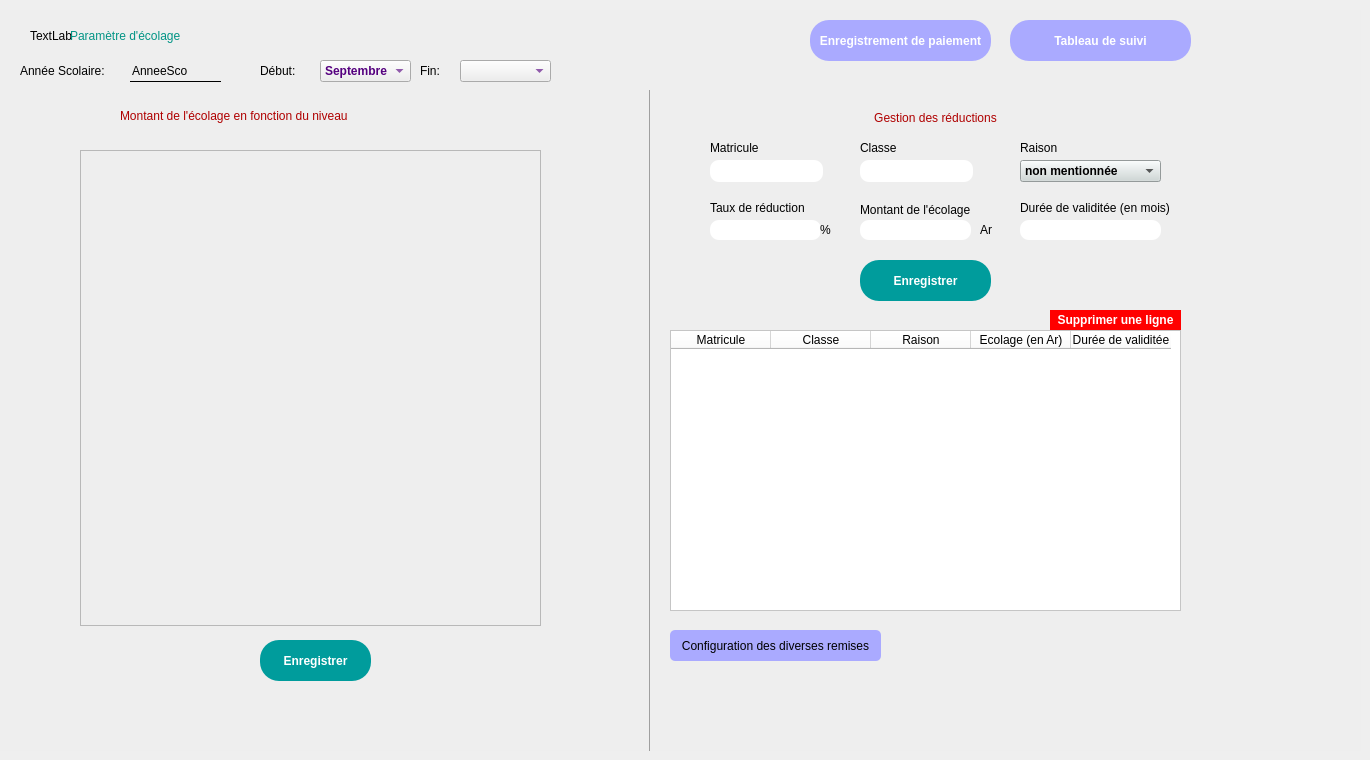
    <widget class="QWidget" name="page_6">
     <widget class="QWidget" name="widget_7" native="true">
      <property name="geometry">
       <rect>
        <x>0</x>
        <y>10</y>
        <width>651</width>
        <height>741</height>
       </rect>
      </property>
      <property name="styleSheet">
       <string notr="true">background-color: rgb(238, 238, 238);</string>
      </property>
      <widget class="QTableView" name="tableauParametre">
       <property name="geometry">
        <rect>
         <x>80</x>
         <y>140</y>
         <width>461</width>
         <height>476</height>
        </rect>
       </property>
       <property name="styleSheet">
        <string notr="true"/>
       </property>
      </widget>
      <widget class="QLineEdit" name="annee2">
       <property name="geometry">
        <rect>
         <x>130</x>
         <y>50</y>
         <width>91</width>
         <height>22</height>
        </rect>
       </property>
       <property name="styleSheet">
        <string notr="true">font: 700 13pt &quot;Segoe UI&quot;;
background-color: rgb(238, 238, 238);
border: none;
border-bottom: 1px solid black;</string>
       </property>
       <property name="text">
        <string>AnneeSco</string>
       </property>
      </widget>
      <widget class="QLabel" name="label_8">
       <property name="geometry">
        <rect>
         <x>120</x>
         <y>90</y>
         <width>381</width>
         <height>31</height>
        </rect>
       </property>
       <property name="styleSheet">
        <string notr="true">font: 700 13pt &quot;Segoe UI&quot;;
color: rgb(175, 0, 0);</string>
       </property>
       <property name="text">
        <string>Montant de l'écolage en fonction du niveau</string>
       </property>
      </widget>
      <widget class="QLabel" name="label_9">
       <property name="geometry">
        <rect>
         <x>70</x>
         <y>10</y>
         <width>281</width>
         <height>31</height>
        </rect>
       </property>
       <property name="styleSheet">
        <string notr="true">font: 700 16pt &quot;Segoe UI&quot;;
color: #029485;</string>
       </property>
       <property name="text">
        <string>Paramètre d'écolage</string>
       </property>
      </widget>
      <widget class="QLabel" name="setting">
       <property name="geometry">
        <rect>
         <x>30</x>
         <y>10</y>
         <width>41</width>
         <height>31</height>
        </rect>
       </property>
       <property name="text">
        <string>TextLabel</string>
       </property>
      </widget>
      <widget class="QPushButton" name="pushButton_16">
       <property name="geometry">
        <rect>
         <x>260</x>
         <y>630</y>
         <width>111</width>
         <height>41</height>
        </rect>
       </property>
       <property name="styleSheet">
        <string notr="true">
QPushButton
{
   	color: white;
	font-weight: bold;
	border-radius: 19px;
	background-color: rgb(0, 156, 156);
}

QPushButton:hover
{
   	color: white;
	font-weight: bold;
	border-radius: 19px;	
	background-color: rgb(0, 207, 207);
}
</string>
       </property>
       <property name="text">
        <string>Enregistrer</string>
       </property>
      </widget>
      <widget class="Line" name="line">
       <property name="geometry">
        <rect>
         <x>640</x>
         <y>80</y>
         <width>20</width>
         <height>681</height>
        </rect>
       </property>
       <property name="styleSheet">
        <string notr="true">color: black;
font-weight: bold;</string>
       </property>
       <property name="orientation">
        <enum>Qt::Vertical</enum>
       </property>
      </widget>
      <widget class="QLabel" name="label_28">
       <property name="geometry">
        <rect>
         <x>20</x>
         <y>50</y>
         <width>111</width>
         <height>21</height>
        </rect>
       </property>
       <property name="styleSheet">
        <string notr="true">font: 700 11pt &quot;Segoe UI&quot;;</string>
       </property>
       <property name="text">
        <string>Année Scolaire:</string>
       </property>
      </widget>
      <widget class="QLabel" name="label_32">
       <property name="geometry">
        <rect>
         <x>260</x>
         <y>50</y>
         <width>49</width>
         <height>21</height>
        </rect>
       </property>
       <property name="styleSheet">
        <string notr="true">font: 700 11pt &quot;Segoe UI&quot;;</string>
       </property>
       <property name="text">
        <string>Début:</string>
       </property>
      </widget>
      <widget class="QLabel" name="label_33">
       <property name="geometry">
        <rect>
         <x>420</x>
         <y>50</y>
         <width>31</width>
         <height>21</height>
        </rect>
       </property>
       <property name="styleSheet">
        <string notr="true">font: 700 11pt &quot;Segoe UI&quot;;</string>
       </property>
       <property name="text">
        <string>Fin:</string>
       </property>
      </widget>
      <widget class="QComboBox" name="debut">
       <property name="geometry">
        <rect>
         <x>320</x>
         <y>50</y>
         <width>91</width>
         <height>22</height>
        </rect>
       </property>
       <property name="styleSheet">
        <string notr="true">color: rgb(85, 0, 127);
font-weight: bold;</string>
       </property>
       <item>
        <property name="text">
         <string>Septembre</string>
        </property>
       </item>
       <item>
        <property name="text">
         <string>Octobre</string>
        </property>
       </item>
       <item>
        <property name="text">
         <string>Novembre</string>
        </property>
       </item>
       <item>
        <property name="text">
         <string>Décembre</string>
        </property>
       </item>
       <item>
        <property name="text">
         <string>Janvier</string>
        </property>
       </item>
       <item>
        <property name="text">
         <string>Février</string>
        </property>
       </item>
       <item>
        <property name="text">
         <string>Mars</string>
        </property>
       </item>
       <item>
        <property name="text">
         <string>Avril</string>
        </property>
       </item>
       <item>
        <property name="text">
         <string>Mai</string>
        </property>
       </item>
       <item>
        <property name="text">
         <string>Juin</string>
        </property>
       </item>
       <item>
        <property name="text">
         <string>Juillet</string>
        </property>
       </item>
       <item>
        <property name="text">
         <string>Août</string>
        </property>
       </item>
      </widget>
      <widget class="QComboBox" name="fin">
       <property name="geometry">
        <rect>
         <x>460</x>
         <y>50</y>
         <width>91</width>
         <height>22</height>
        </rect>
       </property>
       <property name="styleSheet">
        <string notr="true">color: rgb(85, 0, 127);
font-weight: bold;</string>
       </property>
       <item>
        <property name="text">
         <string/>
        </property>
       </item>
       <item>
        <property name="text">
         <string/>
        </property>
       </item>
       <item>
        <property name="text">
         <string/>
        </property>
       </item>
       <item>
        <property name="text">
         <string/>
        </property>
       </item>
       <item>
        <property name="text">
         <string/>
        </property>
       </item>
       <item>
        <property name="text">
         <string/>
        </property>
       </item>
       <item>
        <property name="text">
         <string/>
        </property>
       </item>
       <item>
        <property name="text">
         <string/>
        </property>
       </item>
       <item>
        <property name="text">
         <string/>
        </property>
       </item>
       <item>
        <property name="text">
         <string/>
        </property>
       </item>
       <item>
        <property name="text">
         <string/>
        </property>
       </item>
       <item>
        <property name="text">
         <string/>
        </property>
       </item>
      </widget>
      <widget class="QPushButton" name="pushButton_18">
       <property name="geometry">
        <rect>
         <x>0</x>
         <y>0</y>
         <width>31</width>
         <height>16</height>
        </rect>
       </property>
       <property name="styleSheet">
        <string notr="true">border: none;</string>
       </property>
       <property name="text">
        <string/>
       </property>
       <property name="icon">
        <iconset resource="Resource.qrc">
         <normaloff>:/Images/arrow.png</normaloff>:/Images/arrow.png</iconset>
       </property>
       <property name="iconSize">
        <size>
         <width>30</width>
         <height>16</height>
        </size>
       </property>
      </widget>
     </widget>
     <widget class="QWidget" name="widget_10" native="true">
      <property name="geometry">
       <rect>
        <x>650</x>
        <y>10</y>
        <width>711</width>
        <height>741</height>
       </rect>
      </property>
      <property name="styleSheet">
       <string notr="true">background-color: rgb(238, 238, 238);</string>
      </property>
      <widget class="QTableWidget" name="tableWidget_2">
       <property name="geometry">
        <rect>
         <x>20</x>
         <y>320</y>
         <width>511</width>
         <height>281</height>
        </rect>
       </property>
       <property name="styleSheet">
        <string notr="true">background-color: rgb(255, 255, 255);</string>
       </property>
       <column>
        <property name="text">
         <string>Matricule</string>
        </property>
       </column>
       <column>
        <property name="text">
         <string>Classe</string>
        </property>
       </column>
       <column>
        <property name="text">
         <string>Raison</string>
        </property>
       </column>
       <column>
        <property name="text">
         <string>Ecolage (en Ar)</string>
        </property>
       </column>
       <column>
        <property name="text">
         <string>Durée de validitée</string>
        </property>
       </column>
      </widget>
      <widget class="QLabel" name="label_20">
       <property name="geometry">
        <rect>
         <x>130</x>
         <y>100</y>
         <width>311</width>
         <height>16</height>
        </rect>
       </property>
       <property name="styleSheet">
        <string notr="true">font: 700 13pt &quot;Segoe UI&quot;;
color: rgb(175, 0, 0);</string>
       </property>
       <property name="text">
        <string>Gestion des réductions</string>
       </property>
       <property name="alignment">
        <set>Qt::AlignCenter</set>
       </property>
      </widget>
      <widget class="QWidget" name="widget_11" native="true">
       <property name="geometry">
        <rect>
         <x>20</x>
         <y>120</y>
         <width>521</width>
         <height>181</height>
        </rect>
       </property>
       <property name="styleSheet">
        <string notr="true"/>
       </property>
       <widget class="QLabel" name="label_21">
        <property name="geometry">
         <rect>
          <x>40</x>
          <y>10</y>
          <width>61</width>
          <height>16</height>
         </rect>
        </property>
        <property name="text">
         <string>Matricule</string>
        </property>
       </widget>
       <widget class="QLineEdit" name="matricule_2">
        <property name="geometry">
         <rect>
          <x>40</x>
          <y>30</y>
          <width>113</width>
          <height>22</height>
         </rect>
        </property>
        <property name="styleSheet">
         <string notr="true">background-color: rgb(255, 255, 255);
border-radius: 9px;</string>
        </property>
        <property name="text">
         <string/>
        </property>
        <property name="alignment">
         <set>Qt::AlignCenter</set>
        </property>
       </widget>
       <widget class="QLabel" name="label_22">
        <property name="geometry">
         <rect>
          <x>190</x>
          <y>10</y>
          <width>49</width>
          <height>16</height>
         </rect>
        </property>
        <property name="text">
         <string>Classe</string>
        </property>
       </widget>
       <widget class="QLabel" name="label_23">
        <property name="geometry">
         <rect>
          <x>350</x>
          <y>10</y>
          <width>49</width>
          <height>16</height>
         </rect>
        </property>
        <property name="text">
         <string>Raison</string>
        </property>
       </widget>
       <widget class="QLabel" name="label_24">
        <property name="geometry">
         <rect>
          <x>190</x>
          <y>70</y>
          <width>121</width>
          <height>20</height>
         </rect>
        </property>
        <property name="text">
         <string>Montant de l'écolage </string>
        </property>
       </widget>
       <widget class="QLabel" name="label_25">
        <property name="geometry">
         <rect>
          <x>40</x>
          <y>70</y>
          <width>111</width>
          <height>16</height>
         </rect>
        </property>
        <property name="text">
         <string>Taux de réduction</string>
        </property>
       </widget>
       <widget class="QLabel" name="label_26">
        <property name="geometry">
         <rect>
          <x>350</x>
          <y>70</y>
          <width>151</width>
          <height>16</height>
         </rect>
        </property>
        <property name="text">
         <string>Durée de validitée (en mois)</string>
        </property>
       </widget>
       <widget class="QComboBox" name="comboBox_6">
        <property name="geometry">
         <rect>
          <x>350</x>
          <y>30</y>
          <width>141</width>
          <height>22</height>
         </rect>
        </property>
        <property name="styleSheet">
         <string notr="true">
background-color: rgb(207, 216, 215);
color: black;
font-weight: bold;</string>
        </property>
        <item>
         <property name="text">
          <string>non mentionnée</string>
         </property>
        </item>
       </widget>
       <widget class="QLabel" name="taux">
        <property name="geometry">
         <rect>
          <x>40</x>
          <y>90</y>
          <width>111</width>
          <height>20</height>
         </rect>
        </property>
        <property name="styleSheet">
         <string notr="true">background-color: rgb(255, 255, 255);
border-radius: 9px;</string>
        </property>
        <property name="text">
         <string/>
        </property>
        <property name="alignment">
         <set>Qt::AlignCenter</set>
        </property>
       </widget>
       <widget class="QLabel" name="prix">
        <property name="geometry">
         <rect>
          <x>190</x>
          <y>90</y>
          <width>111</width>
          <height>20</height>
         </rect>
        </property>
        <property name="styleSheet">
         <string notr="true">background-color: rgb(255, 255, 255);
border-radius: 9px;
text-aligne: center;</string>
        </property>
        <property name="text">
         <string/>
        </property>
        <property name="alignment">
         <set>Qt::AlignCenter</set>
        </property>
       </widget>
       <widget class="QLabel" name="duree">
        <property name="geometry">
         <rect>
          <x>350</x>
          <y>90</y>
          <width>141</width>
          <height>20</height>
         </rect>
        </property>
        <property name="styleSheet">
         <string notr="true">background-color: rgb(255, 255, 255);
border-radius: 9px;</string>
        </property>
        <property name="text">
         <string/>
        </property>
        <property name="alignment">
         <set>Qt::AlignCenter</set>
        </property>
       </widget>
       <widget class="QLabel" name="label_30">
        <property name="geometry">
         <rect>
          <x>310</x>
          <y>90</y>
          <width>21</width>
          <height>20</height>
         </rect>
        </property>
        <property name="text">
         <string>Ar</string>
        </property>
       </widget>
       <widget class="QPushButton" name="pushButton_15">
        <property name="geometry">
         <rect>
          <x>190</x>
          <y>130</y>
          <width>131</width>
          <height>41</height>
         </rect>
        </property>
        <property name="styleSheet">
         <string notr="true">
QPushButton
{
   	color: white;
	font-weight: bold;
	border-radius: 19px;
	background-color: rgb(0, 156, 156);
}

QPushButton:hover
{
   	color: white;
	font-weight: bold;
	border-radius: 19px;	
	background-color: rgb(0, 207, 207);
}
</string>
        </property>
        <property name="text">
         <string>Enregistrer</string>
        </property>
       </widget>
       <widget class="QLabel" name="classe_2">
        <property name="geometry">
         <rect>
          <x>190</x>
          <y>30</y>
          <width>113</width>
          <height>22</height>
         </rect>
        </property>
        <property name="styleSheet">
         <string notr="true">background-color: rgb(255, 255, 255);
border-radius: 9px;</string>
        </property>
        <property name="text">
         <string/>
        </property>
        <property name="alignment">
         <set>Qt::AlignCenter</set>
        </property>
       </widget>
       <widget class="QLabel" name="label_27">
        <property name="geometry">
         <rect>
          <x>150</x>
          <y>90</y>
          <width>21</width>
          <height>20</height>
         </rect>
        </property>
        <property name="text">
         <string>%</string>
        </property>
       </widget>
      </widget>
      <widget class="QPushButton" name="pushButton_6">
       <property name="geometry">
        <rect>
         <x>360</x>
         <y>10</y>
         <width>181</width>
         <height>41</height>
        </rect>
       </property>
       <property name="styleSheet">
        <string notr="true">QPushButton
{
   	border-radius: 19px;
	background-color: rgb(170, 170, 255);
	color: white;
	font-weight: bold;
}

QPushButton:hover
{
   	border-radius: 19px;
	background-color: rgb(143, 143, 214);
	color: white;
	font-weight: bold;
}</string>
       </property>
       <property name="text">
        <string>Tableau de suivi</string>
       </property>
      </widget>
      <widget class="QPushButton" name="pushButton_5">
       <property name="geometry">
        <rect>
         <x>160</x>
         <y>10</y>
         <width>181</width>
         <height>41</height>
        </rect>
       </property>
       <property name="styleSheet">
        <string notr="true">QPushButton
{
   	border-radius: 19px;
	background-color: rgb(170, 170, 255);
	color: white;
	font-weight: bold;
}

QPushButton:hover
{
   	border-radius: 19px;
	background-color: rgb(143, 143, 214);
	color: white;
	font-weight: bold;
}</string>
       </property>
       <property name="text">
        <string>Enregistrement de paiement</string>
       </property>
      </widget>
      <widget class="QPushButton" name="pushButton_17">
       <property name="geometry">
        <rect>
         <x>400</x>
         <y>300</y>
         <width>131</width>
         <height>20</height>
        </rect>
       </property>
       <property name="styleSheet">
        <string notr="true">QPushButton
{
   	color: white;
	font-weight: bold;
	border-radius: 19px;
	background-color: red;
}	

QPushButton:hover
{
   	color: white;
	font-weight: bold;
	border-radius: 19px;
	
	background-color: rgb(239, 0, 0);
}
</string>
       </property>
       <property name="text">
        <string>Supprimer une ligne</string>
       </property>
      </widget>
      <widget class="QPushButton" name="pushButton_24">
       <property name="geometry">
        <rect>
         <x>20</x>
         <y>620</y>
         <width>211</width>
         <height>31</height>
        </rect>
       </property>
       <property name="styleSheet">
        <string notr="true">QPushButton{	
	border: none;
	background-color: rgb(170, 170, 255);
	border-radius: 5px;
}

QPushButton:hover{	
	border: none;;
	background-color: rgb(143, 143, 214);
	border-radius: 5px;
}</string>
       </property>
       <property name="text">
        <string>Configuration des diverses remises</string>
       </property>
      </widget>
     </widget>
    </widget>
